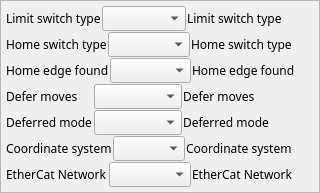
       <widget class="QFrame" name="frame_2">
        <property name="sizePolicy">
         <sizepolicy hsizetype="Preferred" vsizetype="Preferred">
          <horstretch>0</horstretch>
          <verstretch>0</verstretch>
         </sizepolicy>
        </property>
        <property name="minimumSize">
         <size>
          <width>0</width>
          <height>0</height>
         </size>
        </property>
        <property name="maximumSize">
         <size>
          <width>16777215</width>
          <height>16777215</height>
         </size>
        </property>
        <property name="frameShape">
         <enum>QFrame::StyledPanel</enum>
        </property>
        <layout class="QVBoxLayout" name="verticalLayout">
         <property name="spacing">
          <number>1</number>
         </property>
         <property name="leftMargin">
          <number>5</number>
         </property>
         <property name="topMargin">
          <number>5</number>
         </property>
         <property name="rightMargin">
          <number>5</number>
         </property>
         <property name="bottomMargin">
          <number>5</number>
         </property>
         <item>
          <layout class="QHBoxLayout" name="horizontalLayout_2" stretch="2,2,3">
           <property name="spacing">
            <number>1</number>
           </property>
           <item>
            <widget class="QLabel" name="label_10">
             <property name="sizePolicy">
              <sizepolicy hsizetype="Preferred" vsizetype="Minimum">
               <horstretch>0</horstretch>
               <verstretch>0</verstretch>
              </sizepolicy>
             </property>
             <property name="minimumSize">
              <size>
               <width>0</width>
               <height>1</height>
              </size>
             </property>
             <property name="sizeIncrement">
              <size>
               <width>1</width>
               <height>1</height>
              </size>
             </property>
             <property name="font">
              <font>
               <family>Abyssinica SIL</family>
               <pointsize>9</pointsize>
              </font>
             </property>
             <property name="text">
              <string>Limit switch type</string>
             </property>
            </widget>
           </item>
           <item>
            <widget class="QEComboBox" name="qecombobox">
             <property name="sizePolicy">
              <sizepolicy hsizetype="Preferred" vsizetype="Preferred">
               <horstretch>0</horstretch>
               <verstretch>0</verstretch>
              </sizepolicy>
             </property>
             <property name="minimumSize">
              <size>
               <width>0</width>
               <height>1</height>
              </size>
             </property>
             <property name="font">
              <font>
               <family>Abyssinica SIL</family>
               <pointsize>9</pointsize>
              </font>
             </property>
             <property name="variable" stdset="0">
              <string>$(DMC)LIMITTYPE_CMD</string>
             </property>
            </widget>
           </item>
           <item>
            <layout class="QVBoxLayout" name="verticalLayout_6" stretch="1">
             <property name="spacing">
              <number>1</number>
             </property>
             <item>
              <widget class="QELabel" name="qelabel_6">
               <property name="sizePolicy">
                <sizepolicy hsizetype="Minimum" vsizetype="Preferred">
                 <horstretch>0</horstretch>
                 <verstretch>0</verstretch>
                </sizepolicy>
               </property>
               <property name="minimumSize">
                <size>
                 <width>0</width>
                 <height>0</height>
                </size>
               </property>
               <property name="font">
                <font>
                 <family>Abyssinica SIL</family>
                 <pointsize>9</pointsize>
                </font>
               </property>
               <property name="variable" stdset="0">
                <string>$(DMC)LIMITTYPE_STATUS</string>
               </property>
               <property name="text">
                <string>Limit switch type</string>
               </property>
              </widget>
             </item>
            </layout>
           </item>
          </layout>
         </item>
         <item>
          <layout class="QHBoxLayout" name="horizontalLayout" stretch="2,2,3">
           <property name="spacing">
            <number>1</number>
           </property>
           <item>
            <widget class="QLabel" name="label_11">
             <property name="sizePolicy">
              <sizepolicy hsizetype="Preferred" vsizetype="Minimum">
               <horstretch>0</horstretch>
               <verstretch>0</verstretch>
              </sizepolicy>
             </property>
             <property name="minimumSize">
              <size>
               <width>0</width>
               <height>1</height>
              </size>
             </property>
             <property name="sizeIncrement">
              <size>
               <width>1</width>
               <height>1</height>
              </size>
             </property>
             <property name="font">
              <font>
               <family>Abyssinica SIL</family>
               <pointsize>9</pointsize>
              </font>
             </property>
             <property name="text">
              <string>Home switch type</string>
             </property>
            </widget>
           </item>
           <item>
            <widget class="QEComboBox" name="qecombobox_2">
             <property name="sizePolicy">
              <sizepolicy hsizetype="Preferred" vsizetype="Preferred">
               <horstretch>0</horstretch>
               <verstretch>0</verstretch>
              </sizepolicy>
             </property>
             <property name="minimumSize">
              <size>
               <width>0</width>
               <height>1</height>
              </size>
             </property>
             <property name="font">
              <font>
               <family>Abyssinica SIL</family>
               <pointsize>9</pointsize>
              </font>
             </property>
             <property name="variable" stdset="0">
              <string>$(DMC)HOMETYPE_CMD</string>
             </property>
            </widget>
           </item>
           <item>
            <layout class="QVBoxLayout" name="verticalLayout_7" stretch="1">
             <property name="spacing">
              <number>1</number>
             </property>
             <item>
              <widget class="QELabel" name="qelabel_7">
               <property name="sizePolicy">
                <sizepolicy hsizetype="Minimum" vsizetype="Preferred">
                 <horstretch>0</horstretch>
                 <verstretch>0</verstretch>
                </sizepolicy>
               </property>
               <property name="minimumSize">
                <size>
                 <width>0</width>
                 <height>0</height>
                </size>
               </property>
               <property name="font">
                <font>
                 <family>Abyssinica SIL</family>
                 <pointsize>9</pointsize>
                </font>
               </property>
               <property name="variable" stdset="0">
                <string>$(DMC)HOMETYPE_STATUS</string>
               </property>
               <property name="text">
                <string>Home switch type</string>
               </property>
              </widget>
             </item>
            </layout>
           </item>
          </layout>
         </item>
         <item>
          <layout class="QHBoxLayout" name="horizontalLayout_26" stretch="2,2,3">
           <property name="spacing">
            <number>1</number>
           </property>
           <item>
            <widget class="QLabel" name="label_21">
             <property name="sizePolicy">
              <sizepolicy hsizetype="Preferred" vsizetype="Minimum">
               <horstretch>0</horstretch>
               <verstretch>0</verstretch>
              </sizepolicy>
             </property>
             <property name="minimumSize">
              <size>
               <width>0</width>
               <height>1</height>
              </size>
             </property>
             <property name="sizeIncrement">
              <size>
               <width>1</width>
               <height>1</height>
              </size>
             </property>
             <property name="font">
              <font>
               <family>Abyssinica SIL</family>
               <pointsize>9</pointsize>
              </font>
             </property>
             <property name="text">
              <string>Home edge found</string>
             </property>
            </widget>
           </item>
           <item>
            <widget class="QEComboBox" name="qecombobox_7">
             <property name="sizePolicy">
              <sizepolicy hsizetype="Preferred" vsizetype="Preferred">
               <horstretch>0</horstretch>
               <verstretch>0</verstretch>
              </sizepolicy>
             </property>
             <property name="minimumSize">
              <size>
               <width>0</width>
               <height>1</height>
              </size>
             </property>
             <property name="font">
              <font>
               <family>Abyssinica SIL</family>
               <pointsize>9</pointsize>
              </font>
             </property>
             <property name="variable" stdset="0">
              <string>$(DMC)HOMEEDGE_CMD</string>
             </property>
            </widget>
           </item>
           <item>
            <layout class="QVBoxLayout" name="verticalLayout_13" stretch="1">
             <property name="spacing">
              <number>1</number>
             </property>
             <item>
              <widget class="QELabel" name="qelabel_19">
               <property name="sizePolicy">
                <sizepolicy hsizetype="Minimum" vsizetype="Preferred">
                 <horstretch>0</horstretch>
                 <verstretch>0</verstretch>
                </sizepolicy>
               </property>
               <property name="minimumSize">
                <size>
                 <width>0</width>
                 <height>0</height>
                </size>
               </property>
               <property name="font">
                <font>
                 <family>Abyssinica SIL</family>
                 <pointsize>9</pointsize>
                </font>
               </property>
               <property name="variable" stdset="0">
                <string>$(DMC)HOMEEDGE_STATUS</string>
               </property>
               <property name="text">
                <string>Home edge found</string>
               </property>
              </widget>
             </item>
            </layout>
           </item>
          </layout>
         </item>
         <item>
          <layout class="QHBoxLayout" name="horizontalLayout_3" stretch="2,2,3">
           <property name="spacing">
            <number>1</number>
           </property>
           <item>
            <widget class="QLabel" name="label_12">
             <property name="sizePolicy">
              <sizepolicy hsizetype="Preferred" vsizetype="Preferred">
               <horstretch>0</horstretch>
               <verstretch>0</verstretch>
              </sizepolicy>
             </property>
             <property name="sizeIncrement">
              <size>
               <width>1</width>
               <height>1</height>
              </size>
             </property>
             <property name="font">
              <font>
               <family>Abyssinica SIL</family>
               <pointsize>9</pointsize>
              </font>
             </property>
             <property name="text">
              <string>Defer moves</string>
             </property>
            </widget>
           </item>
           <item>
            <widget class="QEComboBox" name="qecombobox_3">
             <property name="sizePolicy">
              <sizepolicy hsizetype="Preferred" vsizetype="Preferred">
               <horstretch>0</horstretch>
               <verstretch>0</verstretch>
              </sizepolicy>
             </property>
             <property name="minimumSize">
              <size>
               <width>0</width>
               <height>1</height>
              </size>
             </property>
             <property name="font">
              <font>
               <family>Abyssinica SIL</family>
               <pointsize>9</pointsize>
              </font>
             </property>
             <property name="variable" stdset="0">
              <string>$(DMC)DEFER_CMD</string>
             </property>
            </widget>
           </item>
           <item>
            <layout class="QVBoxLayout" name="verticalLayout_8" stretch="1">
             <property name="spacing">
              <number>1</number>
             </property>
             <item>
              <widget class="QELabel" name="qelabel_8">
               <property name="sizePolicy">
                <sizepolicy hsizetype="Minimum" vsizetype="Preferred">
                 <horstretch>0</horstretch>
                 <verstretch>0</verstretch>
                </sizepolicy>
               </property>
               <property name="font">
                <font>
                 <family>Abyssinica SIL</family>
                 <pointsize>9</pointsize>
                </font>
               </property>
               <property name="variable" stdset="0">
                <string>$(DMC)DEFER_STATUS</string>
               </property>
               <property name="text">
                <string>Defer moves                  </string>
               </property>
              </widget>
             </item>
            </layout>
           </item>
          </layout>
         </item>
         <item>
          <layout class="QHBoxLayout" name="horizontalLayout_18" stretch="2,2,3">
           <property name="spacing">
            <number>1</number>
           </property>
           <item>
            <widget class="QLabel" name="label_14">
             <property name="sizePolicy">
              <sizepolicy hsizetype="Preferred" vsizetype="Preferred">
               <horstretch>0</horstretch>
               <verstretch>0</verstretch>
              </sizepolicy>
             </property>
             <property name="sizeIncrement">
              <size>
               <width>1</width>
               <height>1</height>
              </size>
             </property>
             <property name="font">
              <font>
               <family>Abyssinica SIL</family>
               <pointsize>9</pointsize>
              </font>
             </property>
             <property name="text">
              <string>Deferred mode</string>
             </property>
            </widget>
           </item>
           <item>
            <widget class="QEComboBox" name="qecombobox_5">
             <property name="sizePolicy">
              <sizepolicy hsizetype="Preferred" vsizetype="Preferred">
               <horstretch>0</horstretch>
               <verstretch>0</verstretch>
              </sizepolicy>
             </property>
             <property name="minimumSize">
              <size>
               <width>0</width>
               <height>1</height>
              </size>
             </property>
             <property name="font">
              <font>
               <family>Abyssinica SIL</family>
               <pointsize>9</pointsize>
              </font>
             </property>
             <property name="variable" stdset="0">
              <string>$(DMC)DEFER_MODE_CMD</string>
             </property>
            </widget>
           </item>
           <item>
            <layout class="QVBoxLayout" name="verticalLayout_11" stretch="1">
             <property name="spacing">
              <number>1</number>
             </property>
             <item>
              <widget class="QELabel" name="qelabel_13">
               <property name="sizePolicy">
                <sizepolicy hsizetype="Minimum" vsizetype="Preferred">
                 <horstretch>0</horstretch>
                 <verstretch>0</verstretch>
                </sizepolicy>
               </property>
               <property name="font">
                <font>
                 <family>Abyssinica SIL</family>
                 <pointsize>9</pointsize>
                </font>
               </property>
               <property name="variable" stdset="0">
                <string>$(DMC)DEFER_MODE_STATUS</string>
               </property>
               <property name="text">
                <string>Deferred mode</string>
               </property>
              </widget>
             </item>
            </layout>
           </item>
          </layout>
         </item>
         <item>
          <layout class="QHBoxLayout" name="horizontalLayout_4" stretch="2,2,3">
           <property name="spacing">
            <number>1</number>
           </property>
           <item>
            <widget class="QLabel" name="label_13">
             <property name="sizePolicy">
              <sizepolicy hsizetype="Preferred" vsizetype="Preferred">
               <horstretch>0</horstretch>
               <verstretch>0</verstretch>
              </sizepolicy>
             </property>
             <property name="sizeIncrement">
              <size>
               <width>1</width>
               <height>1</height>
              </size>
             </property>
             <property name="font">
              <font>
               <family>Abyssinica SIL</family>
               <pointsize>9</pointsize>
              </font>
             </property>
             <property name="text">
              <string>Coordinate system</string>
             </property>
            </widget>
           </item>
           <item>
            <widget class="QEComboBox" name="qecombobox_4">
             <property name="sizePolicy">
              <sizepolicy hsizetype="Preferred" vsizetype="Preferred">
               <horstretch>0</horstretch>
               <verstretch>0</verstretch>
              </sizepolicy>
             </property>
             <property name="minimumSize">
              <size>
               <width>0</width>
               <height>1</height>
              </size>
             </property>
             <property name="font">
              <font>
               <family>Abyssinica SIL</family>
               <pointsize>9</pointsize>
              </font>
             </property>
             <property name="variable" stdset="0">
              <string>$(DMC)COORDSYS_CMD</string>
             </property>
            </widget>
           </item>
           <item>
            <layout class="QVBoxLayout" name="verticalLayout_10" stretch="1">
             <property name="spacing">
              <number>1</number>
             </property>
             <item>
              <widget class="QELabel" name="qelabel_12">
               <property name="sizePolicy">
                <sizepolicy hsizetype="Minimum" vsizetype="Preferred">
                 <horstretch>0</horstretch>
                 <verstretch>0</verstretch>
                </sizepolicy>
               </property>
               <property name="font">
                <font>
                 <family>Abyssinica SIL</family>
                 <pointsize>9</pointsize>
                </font>
               </property>
               <property name="variable" stdset="0">
                <string>$(DMC)COORDSYS_STATUS</string>
               </property>
               <property name="text">
                <string>Coordinate system       </string>
               </property>
              </widget>
             </item>
            </layout>
           </item>
          </layout>
         </item>
         <item>
          <layout class="QHBoxLayout" name="horizontalLayout_24" stretch="2,2,3">
           <property name="spacing">
            <number>1</number>
           </property>
           <item>
            <widget class="QLabel" name="label_19">
             <property name="sizePolicy">
              <sizepolicy hsizetype="Preferred" vsizetype="Preferred">
               <horstretch>0</horstretch>
               <verstretch>0</verstretch>
              </sizepolicy>
             </property>
             <property name="sizeIncrement">
              <size>
               <width>1</width>
               <height>1</height>
              </size>
             </property>
             <property name="font">
              <font>
               <family>Abyssinica SIL</family>
               <pointsize>9</pointsize>
              </font>
             </property>
             <property name="text">
              <string>EtherCat Network</string>
             </property>
            </widget>
           </item>
           <item>
            <widget class="QEComboBox" name="qecombobox_6">
             <property name="sizePolicy">
              <sizepolicy hsizetype="Preferred" vsizetype="Preferred">
               <horstretch>0</horstretch>
               <verstretch>0</verstretch>
              </sizepolicy>
             </property>
             <property name="minimumSize">
              <size>
               <width>0</width>
               <height>1</height>
              </size>
             </property>
             <property name="font">
              <font>
               <family>Abyssinica SIL</family>
               <pointsize>9</pointsize>
              </font>
             </property>
             <property name="variable" stdset="0">
              <string>$(DMC)ECATNETWORK_CMD</string>
             </property>
            </widget>
           </item>
           <item>
            <layout class="QVBoxLayout" name="verticalLayout_12" stretch="1">
             <property name="spacing">
              <number>1</number>
             </property>
             <item>
              <widget class="QELabel" name="qelabel_17">
               <property name="sizePolicy">
                <sizepolicy hsizetype="Minimum" vsizetype="Preferred">
                 <horstretch>0</horstretch>
                 <verstretch>0</verstretch>
                </sizepolicy>
               </property>
               <property name="font">
                <font>
                 <family>Abyssinica SIL</family>
                 <pointsize>9</pointsize>
                </font>
               </property>
               <property name="variable" stdset="0">
                <string>$(DMC)ECATNETWORK_STATUS</string>
               </property>
               <property name="text">
                <string>EtherCat Network</string>
               </property>
              </widget>
             </item>
            </layout>
           </item>
          </layout>
         </item>
        </layout>
       </widget>
